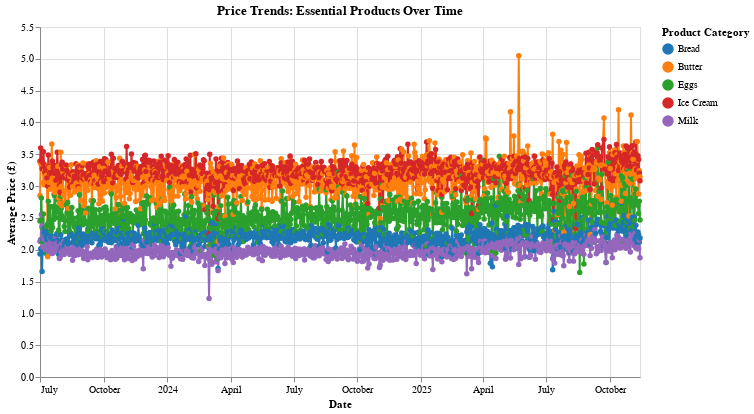

Notebook cell for this chart:
### Code cell
# Selecting 5 essential products to compare
products_to_compare = [
    'BREAD',
    'MILK',
    'EGGS',
    'BUTTER',
    'ICE CREAM'
]

# Filtering for products containing these keywords
multi_product_df = pd.DataFrame()

for product in products_to_compare:
    product_df = df[df['description'].str.contains(product, case=False, na=False)].copy()
    product_df['product_category'] = product.title()  # Add category label
    multi_product_df = pd.concat([multi_product_df, product_df], ignore_index=True)

# Calculating average price by date and product category
price_trends = multi_product_df.groupby(['date', 'product_category'])['price'].mean().reset_index()

# Converting date to datetime
price_trends['date'] = pd.to_datetime(price_trends['date'])

print("Price trends data:")
print(price_trends.head(20))

# Saving to CSV for Vega-Lite
price_trends.to_csv('multi_product_price_trends.csv', index=False)

# Creating the chart with Altair
import altair as alt

chart1 = alt.Chart(price_trends).mark_line(
    strokeWidth=2,
    point=True
).encode(
    x=alt.X('date:T', title='Date'),
    y=alt.Y('price:Q', title='Average Price (£)'),
    color=alt.Color('product_category:N',
                    title='Product Category',
                    scale=alt.Scale(scheme='category10')),
    tooltip=[
        alt.Tooltip('date:T', title='Date', format='%Y-%m-%d'),
        alt.Tooltip('product_category:N', title='Product'),
        alt.Tooltip('price:Q', title='Avg Price', format='.2f')
    ]
).properties(
    title='Price Trends: Essential Products Over Time',
    width=600,
    height=350
)

# Displaying the chart
display(chart1)


# Saving as Vega-Lite JSON
chart1.save('Week8_Chart1.json')

### Figure 1 — Vega-Lite specification as saved in the notebook (floating-point values rounded to 4 significant figures; data arrays with more than 128 entries replaced by an {"elided": "..."} marker saying what was removed)
{"config": {"view": {"continuousWidth": 300, "continuousHeight": 300}}, "data": {"name": "data-270a053c4ae0ced04fea3a0f7e17a395"}, "mark": {"type": "line", "point": true, "strokeWidth": 2}, "encoding": {"color": {"field": "product_category", "scale": {"scheme": "category10"}, "title": "Product Category", "type": "nominal"}, "tooltip": [{"field": "date", "format": "%Y-%m-%d", "title": "Date", "type": "temporal"}, {"field": "product_category", "title": "Product", "type": "nominal"}, {"field": "price", "format": ".2f", "title": "Avg Price", "type": "quantitative"}], "x": {"field": "date", "title": "Date", "type": "temporal"}, "y": {"field": "price", "title": "Average Price (£)", "type": "quantitative"}}, "height": 350, "title": "Price Trends: Essential Products Over Time", "width": 600, "$schema": "https://vega.github.io/schema/vega-lite/v5.20.1.json", "datasets": {"data-270a053c4ae0ced04fea3a0f7e17a395": {"elided": "4303 records"}}}
